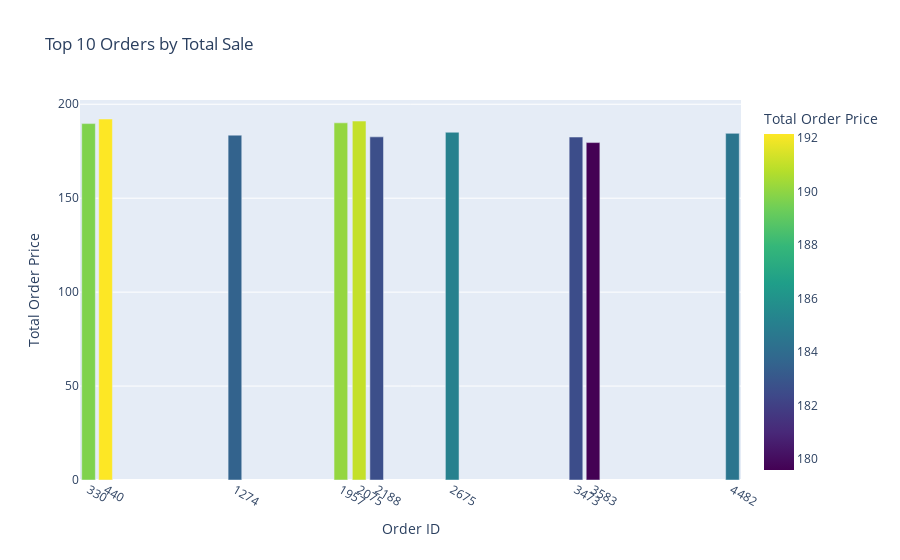

The cell this chart's notebook holds for it:
### Code cell
import plotly.express as px

# Visualization for top 10 orders that spent the most money
fig_top_orders = px.bar(top_orders_df, x='order_id', y='total_order_price',
                       title='Top 10 Orders by Total Sale',
                       labels={'order_id': 'Order ID', 'total_order_price': 'Total Order Price'},
                       color='total_order_price', color_continuous_scale='Viridis')

# Customize x-axis tick labels to show only for the top orders
fig_top_orders.update_layout(
    xaxis=dict(
        tickmode='array',
        tickvals=top_orders_df['order_id'],
        ticktext=[str(order_id) for order_id in top_orders_df['order_id']]
    )
)

fig_top_orders.show()

### Figure 1 — Plotly figure (JSON) as saved in the notebook; plotly's stock layout.template omitted (floating-point values rounded to 4 significant figures)
{"data": [{"alignmentgroup": "True", "hovertemplate": "Order ID=%{x}<br>Total Order Price=%{marker.color}<extra></extra>", "legendgroup": "", "marker": {"color": [192.2, 191.0, 190.1, 189.7, 185.1, 184.5, 183.5, 182.7, 182.5, 179.6], "coloraxis": "coloraxis", "pattern": {"shape": ""}}, "name": "", "offsetgroup": "", "orientation": "v", "showlegend": false, "textposition": "auto", "type": "bar", "x": [440, 2075, 1957, 330, 2675, 4482, 1274, 2188, 3473, 3583], "xaxis": "x", "y": [192.2, 191.0, 190.1, 189.7, 185.1, 184.5, 183.5, 182.7, 182.5, 179.6], "yaxis": "y"}], "layout": {"barmode": "relative", "coloraxis": {"colorbar": {"title": {"text": "Total Order Price"}}, "colorscale": [[0, "#440154"], [0.1111, "#482878"], [0.2222, "#3e4989"], [0.3333, "#31688e"], [0.4444, "#26828e"], [0.5556, "#1f9e89"], [0.6667, "#35b779"], [0.7778, "#6ece58"], [0.8889, "#b5de2b"], [1, "#fde725"]]}, "legend": {"tracegroupgap": 0}, "title": {"text": "Top 10 Orders by Total Sale"}, "xaxis": {"anchor": "y", "domain": [0, 1], "tickmode": "array", "ticktext": ["440", "2075", "1957", "330", "2675", "4482", "1274", "2188", "3473", "3583"], "tickvals": [440, 2075, 1957, 330, 2675, 4482, 1274, 2188, 3473, 3583], "title": {"text": "Order ID"}}, "yaxis": {"anchor": "x", "domain": [0, 1], "title": {"text": "Total Order Price"}}}}
